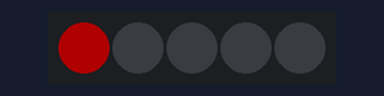
A sketch run on a simulated Arduino Uno, built with avr-gcc and run on an emulated ATmega328P. Parts: 5 RGB LEDs in strip order, left to right. Dim RGB values are drawn brighter than linear.

Above: at 0.07 s.
At 5.34 s:
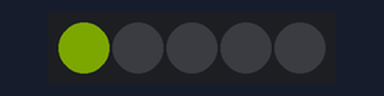
At 10.0 s:
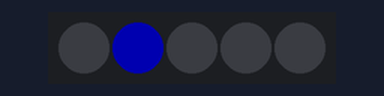
At 19.92 s:
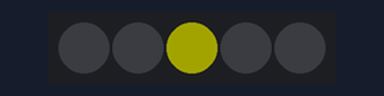
At 29.7 s:
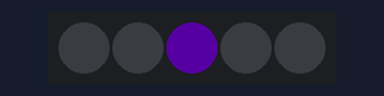
At 39.77 s:
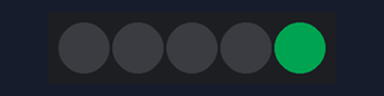
Timing chart, 0 to 40.0 s (numbered marks = the images above):
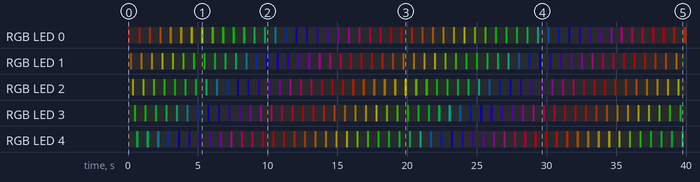

The sketch:

wave.ino
```cpp
#include <FastLED.h>

#define NUM_LEDS 5
#define DATA_PIN 2
#define BRIGHTNESS 55

CRGB leds[NUM_LEDS];
uint8_t gHue = 0;

void setup() {
  FastLED.addLeds<WS2812B, DATA_PIN, GRB>(leds, NUM_LEDS);
  FastLED.setBrightness(BRIGHTNESS);
}

void loop() {
  for (int i = 0; i < NUM_LEDS; i++) {
    leds[i] = CHSV(gHue + i * 30, 255, 255);
    FastLED.show();
    delay(150);
    leds[i] = CRGB::Black;
  }
  gHue += 10;
}
```

Measured:
- by itself, RGB LED 0: off → RGB(55, 0, 0) at 0.00 s, → off 0.15 s later, → RGB(50, 5, 0) 0.60 s later, → off 0.15 s later, … (107 changes in this stretch)
- by itself, RGB LED 3: off → RGB(7, 52, 0) at 0.45 s, → off 0.15 s later, → RGB(0, 53, 2) 0.60 s later, → off 0.15 s later, … (106 changes in this stretch)
